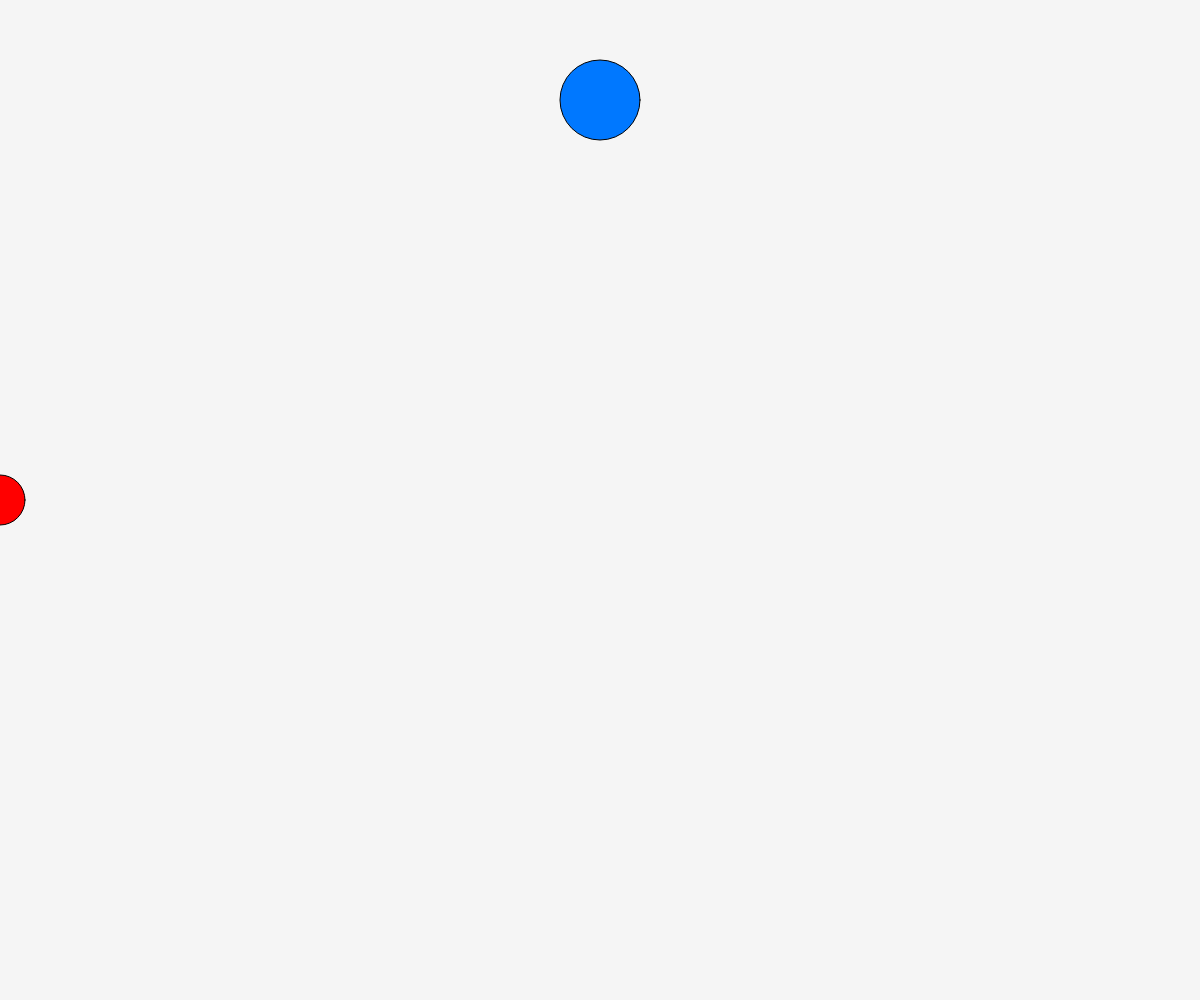
Frame 1 (no input)
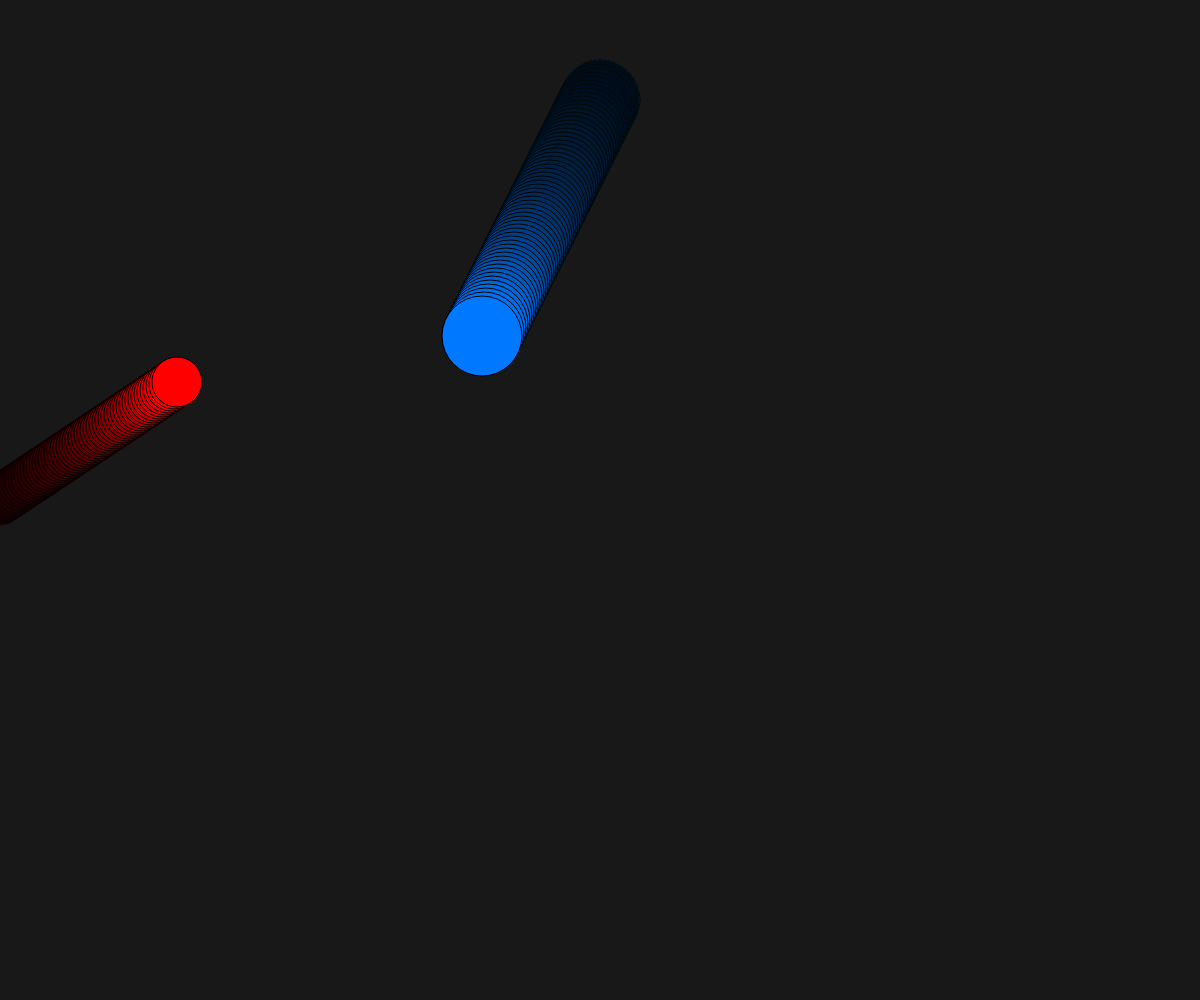
Frame 60 (no input)
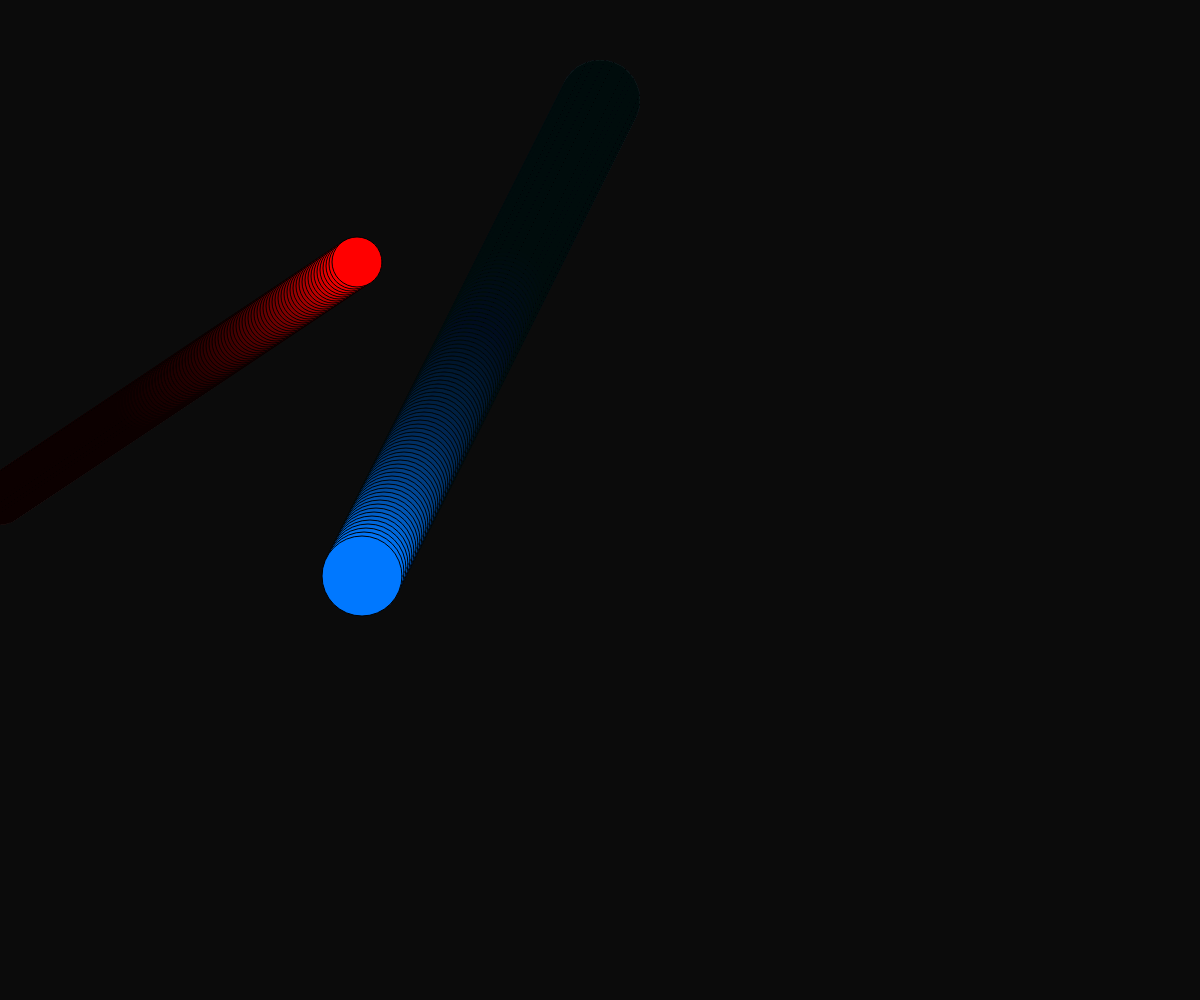
Frame 120 (the mouse pressed at the canvas centre since frame 60)

The p5.js sketch that drew these frames (run headless with seeded random() and noise() and a simulated clock; from frame 60 on, the mouse is pressed at the canvas centre):

// p5.js sketch
// ── sketch.js
let x, y, d;
let xDir, yDir;
let x2, y2, d2;
let xDir2, yDir2;
let r, g, b;

function setup() {
  createCanvas(windowWidth, windowHeight);

  x = 0;
  y = height / 2;
  d = 50;
  xDir = 3;
  yDir = -2;

  x2 = width / 2;
  y2 = 100;
  d2 = 80;
  xDir2 = -2;
  yDir2 = 4;

  r = 255;
  g = 0;
  b = 0;
}

function draw() {
  background(0, 10);

  fill(r, g, b);
  circle(x, y, d);

  fill(0, 120, 255);
  circle(x2, y2, d2);

  x += xDir;
  y += yDir;
  x2 += xDir2;
  y2 += yDir2;

  if (x > width || x < 0) {
    xDir = -xDir;
    r = random(255);
    g = random(255);
    b = random(255);
  }
  if (y > height || y < 0) {
    yDir = -yDir;
    r = random(255);
    g = random(255);
    b = random(255);
  }

  if (x2 > width || x2 < 0) {
    xDir2 = -xDir2;
  }
  if (y2 > height || y2 < 0) {
    yDir2 = -yDir2;
  }
}
